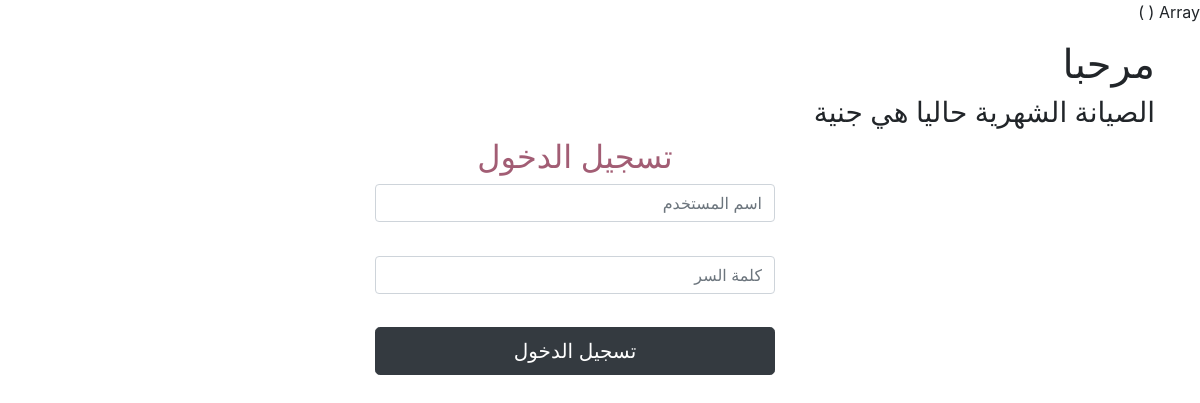
/, run on an earlier commit of the app's database.
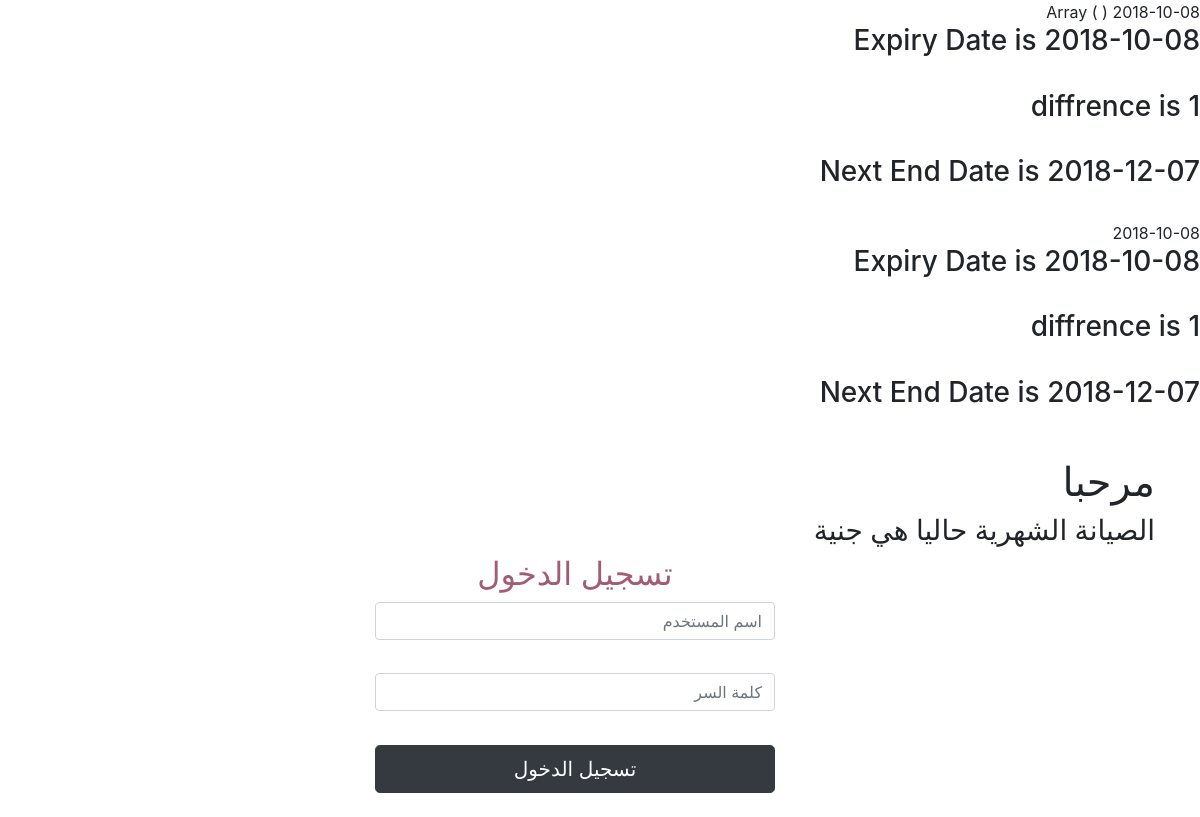
And on a later commit of the database.
### tables this page shows
CREATE TABLE `maint` (
  `maint_id` int(11) NOT NULL,
  `contract_id` int(11) NOT NULL,
  `balance` int(255) NOT NULL,
  `start_date` date NOT NULL,
  `end_date` date NOT NULL,
  `billed_to_date` date NOT NULL,
  `maint_fee` int(11) NOT NULL DEFAULT '750'
);

### init.php (the view, shortened to what this page needs)
<?php
include 'db.php';
$tbl = "includes/";
include $tbl . 'header.php';
$stmtC = $db->prepare('SELECT contracts.contract_id , contracts.total_space, maint.balance, maint.start_date, maint.end_date, maint.maint_fee
 FROM contracts
INNER JOIN maint on contracts.contract_id = maint.contract_id');
$stmtC->execute();
$rows = $stmtC->fetchAll();
$curDate = date('Y-m-d');
foreach ($rows as $row) {
    echo $row['start_date'];
    $expDate = $row['start_date'];
    echo '<h3>Expiry Date is ' . $expDate . '</h3><br>';
    if ($expDate < $curDate) {
         $d = (int)abs((strtotime($curDate) - strtotime($expDate))/(60*60*24*30));;
        echo '<h3> diffrence is ' . $d . '</h3><br>';
        if ($d > 0) {
            $start_date_ = $curDate;
            $end_date_ = date("Y-m-d", strtotime(date("Y-m-d", strtotime($start_date_)). "next month"));
            echo '<h3> Next End Date is ' . $end_date_ . '</h3><br>';
        }
    } else {
    }
}

What changed in the data, as far as the page shows it:
added maint: start_date "2018-10-08", start_date "1", end_date_ "2018-12-07"
added maint: start_date "2018-10-08", start_date "1", end_date_ "2018-12-07"
